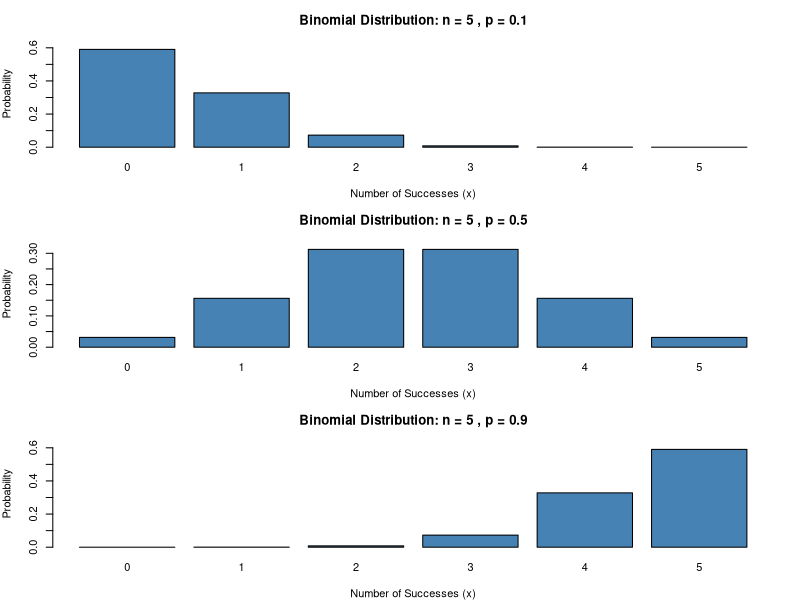

Source code (R):
## ---- chunk 1

n <- 5
p_values <- c(0.1, 0.5, 0.9)

par(mfrow = c(3, 1), mar = c(4, 4, 3, 2))

for (p in p_values) {
  x <- 0:n
  prob <- dbinom(x, size = n, prob = p)
  
  # Create barplot (histogram style)
  barplot(prob, 
          names.arg = x,
          main = paste("Binomial Distribution: n =", n, ", p =", p),
          xlab = "Number of Successes (x)",
          ylab = "Probability",
          col = "steelblue",
          border = "black",
          ylim = c(0, max(prob) * 1.1))
}

par(mfrow = c(1, 1))
